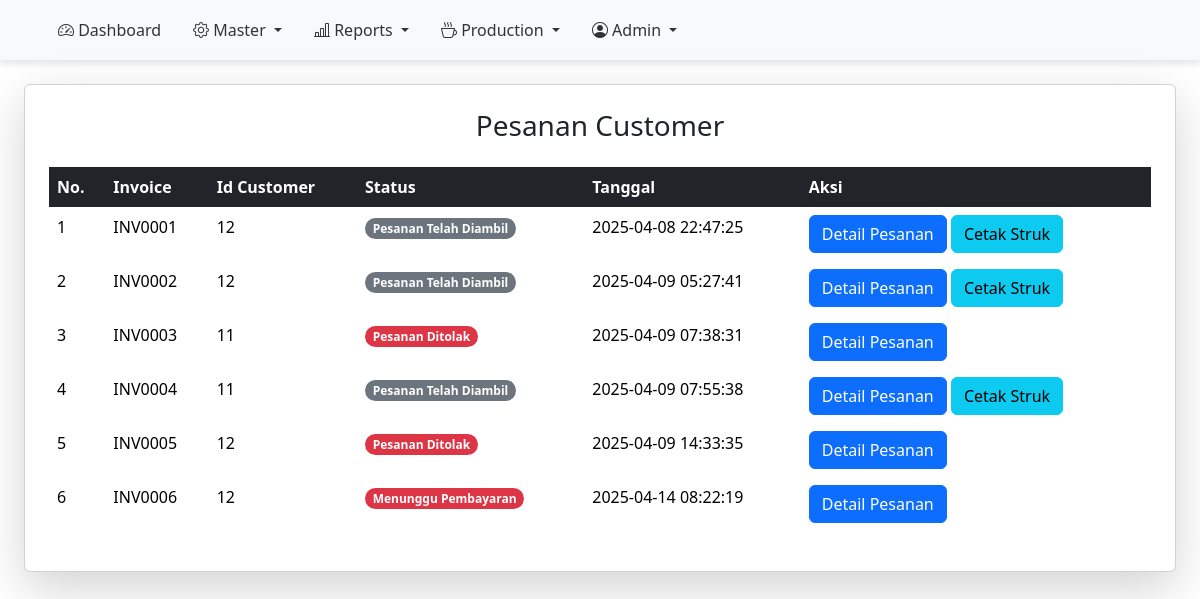
/Admin/order-index.php (signed in), run on an earlier commit of the app's database.
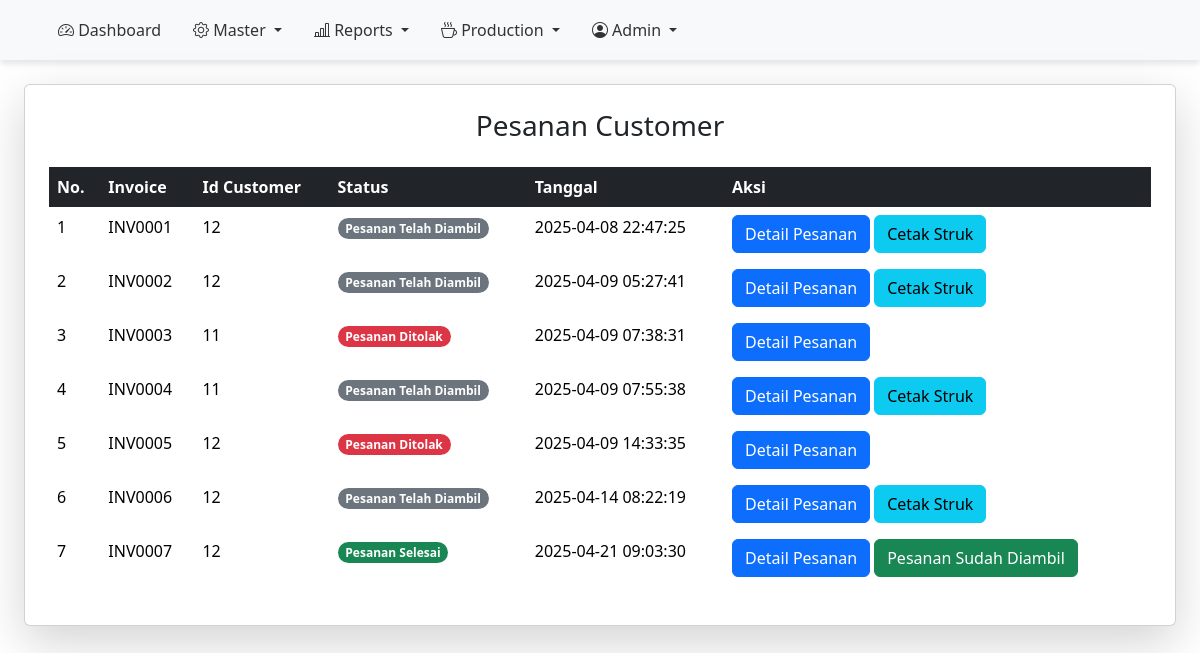
And on a later commit of the database.
### Admin/order-index.php (the view, shortened to what the changed rows need)
<?php
include '../config.php';
?>
<!DOCTYPE html>
<html lang="en">
<head>
</head>
<body>
    <?php include "../Layout/sidebar.php" ?>
    <div class="p-4">
        <div class="card shadow-lg p-4 mb-3">
            <div class="table-responsive">
                <table class="table table-borderless align-midlle text-left">
                    <?php
                    $cek = mysqli_query($conn, "SELECT * FROM `bo-order`");
                    $jml = mysqli_num_rows($cek);
                    if ($jml > 0) {
                        ?>
                        <thead class="table-dark">
                            <tr>
                                <th>No.</th>
                                <th>Invoice</th>
                                <th>Id Customer</th>
                                <th>Status</th>
                                <th>Tanggal</th>
                                <th>Aksi</th>
                            </tr>
                        </thead>
                        <tbody>
                            <?php
                            $result2 = mysqli_query($conn, "SELECT pn.id_order, pn.invoice, pn.id_customer, p.id_product, p.name_product, pn.qty_cart, pn.price_cart, pn.status, pn.date_cart FROM `bo-order` pn JOIN `bo-product` p ON pn.id_product = p.id_product GROUP BY pn.invoice ORDER BY pn.date_cart ASC");
                            $no2 = 1;
                            while ($row2 = mysqli_fetch_assoc($result2)) {
                                ?>
                                <tr>
                                    <td><?= $no2; ?></td>
                                    <td><?= htmlspecialchars($row2['invoice']); ?></td>
                                    <td><?= htmlspecialchars($row2['id_customer']); ?></td>
                                    <td>
                                        <?php if ($row2['status'] == 'Menunggu Konfirmasi Pesanan') : ?>
                                            <span class="badge rounded-pill text-bg-warning"><?= $row2['status']?></span>
                                        <?php elseif ($row2['status'] == 'Menunggu Pembayaran') : ?>
                                            <span class="badge rounded-pill text-bg-danger"><?= $row2['status']?></span>
                                        <?php elseif ($row2['status'] == 'Pesanan Sedang Diproses') : ?>
                                            <span class="badge rounded-pill text-bg-primary"><?= $row2['status']?></span>
                                        <?php elseif ($row2['status'] == 'Pesanan Selesai') : ?>
                                            <span class="badge rounded-pill text-bg-success"><?= $row2['status']?></span>
                                        <?php elseif ($row2['status'] == 'Pesanan Telah Diambil') : ?>
                                            <span class="badge rounded-pill text-bg-secondary"><?= $row2['status']?></span>
                                        <?php elseif ($row2['status'] == 'Pesanan Ditolak') : ?>
                                            <span class="badge rounded-pill text-bg-danger"><?= $row2['status']?></span>
                                        <?php endif; ?>
                                    </td>
                                    <td><?= $row2['date_cart']; ?></td>
                                    <td>
                                        <button type="button" class="btn btn-primary" data-bs-toggle="modal"
                                            data-bs-target="#modalDetail<?= $row2['invoice']; ?>">
                                            Detail Pesanan
                                        </button>
                                        <?php if ($row2['status'] == 'Menunggu Pembayaran') : ?>
                                        <?php elseif ($row2['status'] == 'Pesanan Selesai') : ?>
                                            <a href="proses/taken.php?inv=<?= $row2['invoice']; ?>"
                                                class="btn btn-success"
                                                onclick="return confirm('Yakin pesanan ini sudah diambil?')">
                                                <i class="glyphicon glyphicon-check"></i> Pesanan Sudah Diambil
                                            </a>
                                        <?php elseif ($row2['status'] == 'Pesanan Telah Diambil') : ?>
                                            <a href="print-receipt.php?inv=<?= $row2['invoice']; ?>" class="btn btn-info" target="_blank">
                                                <i class="glyphicon glyphicon-print"></i> Cetak Struk
                                            </a>
                                        <?php elseif ($row2['status'] == 'Pesanan Ditolak') : ?>
                                        <?php endif; ?>
                                    </td>
                                </tr>
                                <?php
                                $no2++;
                            }
                            ?>
                        </tbody>
                        <?php
                    } else {
                        echo "<tr><td colspan='7' class='text-center text-muted p-4'>Tidak ada pesanan sekarang, selamat bersantai :)</td></tr>";
                    } ?>
                </table>
            </div>
        </div>
    </div>
</body>
</html>

What changed in the data, as far as the page shows it:
changed bo-order "INV0006": status "Menunggu Pembayaran" → "Pesanan Telah Diambil"
added bo-order: invoice "INV0007", id_customer "12", status "Pesanan Selesai", date_cart "2025-04-21 09:03:30"
